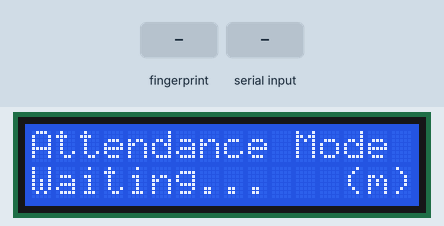
Bench run of a sketch on a simulated Arduino Mega 2560, built with avr-gcc and run on an emulated ATmega2560. Parts: 16×2 character LCD. Inputs (shaded band) come from the test bench. What the sketch prints to the serial monitor is not drawn.

Above: at 3.6 s.
3.7 s: finger stored as number 1 placed on the sensor
At 4.7 s:
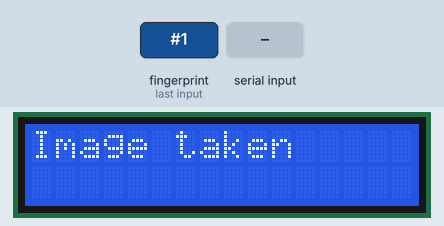
6.7 s: "1,90\n" received over Serial
At 8.5 s:
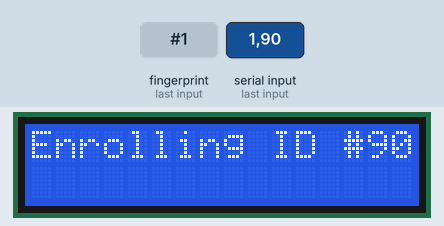
9.7 s: finger stored as number 1 placed on the sensor
At 11.3 s:
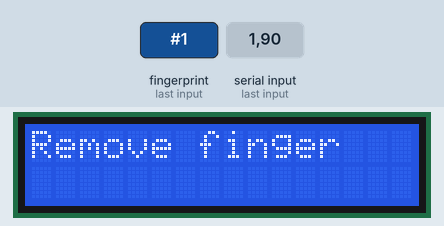
12.7 s: finger stored as number 1 placed on the sensor
At 15.0 s:
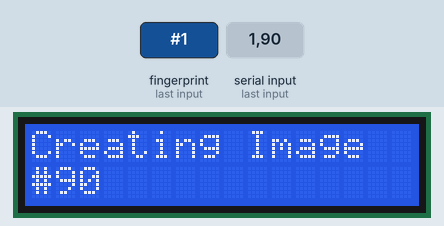
15.7 s: "4\n" received over Serial
At 18.0 s:
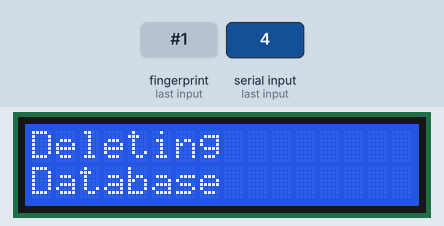
18.7 s: "90,45\n" received over Serial
At 19.5 s:
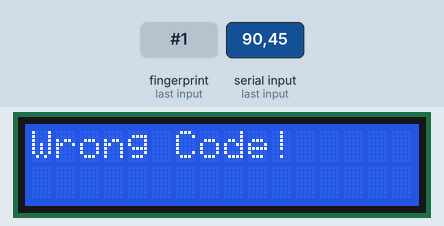
Timing chart, 0 to 21.7 s (numbered marks = the images above; inputs shaded):
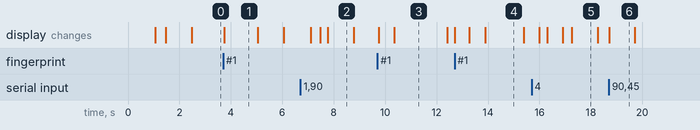

The sketch:

Code.ino
```cpp
#include <LiquidCrystal.h>  // for LCD
#include <Adafruit_Fingerprint.h>
#define CODE 1234
const int rs = 2, en = 3, d4 = 4, d5 = 5, d6 = 6, d7 = 7;
LiquidCrystal lcd(rs, en, d4, d5, d6, d7);


#if (defined(__AVR__) || defined(ESP8266)) && !defined(__AVR_ATmega2560__)
SoftwareSerial mySerial(8, 9); //check

#else
#define mySerial Serial1
#endif


Adafruit_Fingerprint finger = Adafruit_Fingerprint(&mySerial);
int mode;
int prev=0;
uint8_t getFingerprintEnroll(uint8_t);

void Display(String line1, String line2 = "",int del=300) {
  lcd.clear();
  lcd.setCursor(0, 0);
  lcd.print(line1.substring(0, 16));  // Limit to 16 characters per line
  lcd.setCursor(0, 1);
  lcd.print(line2.substring(0, 16));  // Limit to 16 characters per line
  if(del) delay(del);
}

// Function to read a number from Serial
int readnumber(void) {
  int num = 0;
  while (num == 0) {
    while (!Serial.available());
    num = Serial.parseInt();
  }
  return num;
}

// Function to handle enrollment process
void enroll() {

  Display("Enroll Mode", "Enter ID:");
  int id = readnumber();
  if(id<0)
    { mode=2;
      return;
      }
  Display("Enrolling ID #" + String(id),"",1000);
  while ( !getFingerprintEnroll(id));

}

uint8_t getFingerprintID() {
  int p=-1;
  while (p != FINGERPRINT_OK) {
  uint8_t num = 2;

  if (Serial.available())
    num = Serial.parseInt();
  if (num!=2 && num>0)
  {
    mode=num;
    return -1;
  }
    p = finger.getImage();
  }
  switch (p) {
    case FINGERPRINT_OK:
      Serial.println("Image taken");
      Display("Image taken","",1000);
      break;
    case FINGERPRINT_NOFINGER:
      Serial.println("No finger detected");
      Display("Print not","Detected!! b",1000);
      return p;
    case FINGERPRINT_PACKETRECIEVEERR:
      Serial.println("Communication error");
      Display("Communication error","",1000);
      return p;
    case FINGERPRINT_IMAGEFAIL:
      Serial.println("Imaging error");
      Display("Imaging error","",1000);
      return p;
    default:
      Serial.println("Unknown error");
      Display("Unknown error","",1000);
      return p;
  }
  p = finger.image2Tz();
  switch (p) {
    case FINGERPRINT_OK:
      Serial.println("Image converted");
      //Display("Image Converted","",500);
      break;
    case FINGERPRINT_IMAGEMESS:
      Serial.println("Image too messy");
      Display("Image too messy","",500);
      return p;
    case FINGERPRINT_PACKETRECIEVEERR:
      Serial.println("Communication error");
      Display("Communication error","",1000);
      return p;
    case FINGERPRINT_FEATUREFAIL:
      Serial.println("Could not find fingerprint features");
      Display("Bad Read","Retry",1000);
      return p;
    case FINGERPRINT_INVALIDIMAGE:
      Serial.println("Could not find fingerprint features");
      Display("Bad Read","Retry",1000);
      return p;
    default:
      Serial.println("Unknown error");
      Display("Unknown error","",1000);
      return p;
  }
  p = finger.fingerSearch();
  if (p == FINGERPRINT_OK) {
    Serial.println("Found a print match!");
    Display("Match Found!","",1000);
  } else if (p == FINGERPRINT_PACKETRECIEVEERR) {
    Serial.println("Communication error");
    Display("Communication error","",1000);
    return p;
  } else if (p == FINGERPRINT_NOTFOUND) {
    Serial.println("Did not find a match");
    Display("Match Not Found!","",1000);
    return p;
  } else {
    Serial.println("Unknown error");
    Display("Unknown error");
    return p;
  }
  Serial.print("Found ID #"); Serial.print(finger.fingerID);

  Serial.print(" with confidence of "); Serial.println(finger.confidence);
  Display("Found ID #"+String(finger.fingerID),"Confidence : "+String(finger.confidence)+"%",1000);
  return finger.fingerID;

}

void attendance() {

  Display("Attendance Mode", "Waiting...   (m)");
  getFingerprintID();
  delay(50);
}

void setup() {
  Serial.begin(19200);  // Initialize serial communication
  lcd.begin(16, 2);    // Initialize the LCD with 16x2 dimensions
  finger.begin(57600);

  Display("Setup Complete");
  delay(100);
  if (finger.verifyPassword()) {
    Serial.println("Found fingerprint sensor!");
    Display("Sensor Found ","",1000);
  } else {
    Serial.println("Did not find fingerprint sensor :(");
    Display("Sensor Not", "Found!!");
    while (1) { delay(1); }

  }

  //setMode();
  mode=2;
}

void setMode(){
  Display("MODE : ","",0);


  while(!Serial.available());
  int temp = Serial.read();
  if(temp!=10)
    mode=temp-48;
}

void loop() {
      Serial.print(mode);
      switch (mode) {
          case 1:
            enroll();
            break;
          case 2:
            attendance();
            break;
          case 3:
            Delete();
            break;
          case 4:
            EmptyDB();
            break;
        }


}

uint8_t getFingerprintEnroll(uint8_t id) {
  int p = -1;
  Serial.print("Waiting for valid finger to enroll as #"); Serial.println(id);
  Display("Waiting for Finger","#"+String(id));
  while (p != FINGERPRINT_OK) {
    p = finger.getImage();
    switch (p) {
    case FINGERPRINT_OK:
      Serial.println("Image taken");
      Display("Image taken","",400);
      break;
    case FINGERPRINT_NOFINGER:
      Serial.print(".");
      //Display(".");
      break;
    case FINGERPRINT_PACKETRECIEVEERR:
      Serial.println("Communication error");
      Display("Communication","error",1000);
      break;
    case FINGERPRINT_IMAGEFAIL:
      Serial.println("Imaging error");
      Display("Imaging error","",1000);
      break;
    default:
      Serial.println("Unknown error");
      Display("Unknown error","",1000);
      break;
    }
  }

  // OK success!

  p = finger.image2Tz(1);
  switch (p) {
    case FINGERPRINT_OK:
      Serial.println("Image converted");
      //Display("Image converted","",400);
      break;
    case FINGERPRINT_IMAGEMESS:
      Serial.println("Image too messy");
      Display("Messy Image","Retry",1000);
      return p;
    case FINGERPRINT_PACKETRECIEVEERR:
      Serial.println("Communication error");
      Display("Comm. error","Retry",1000);
      return p;
    case FINGERPRINT_FEATUREFAIL:
      Serial.println("Could not find fingerprint features");
      Display("Bad Read","Retry",1000);
      return p;
    case FINGERPRINT_INVALIDIMAGE:
      Serial.println("Could not find fingerprint features");
      Display("Bad Read","Retry",1000);
      return p;
    default:
      Serial.println("Unknown error");
      Display("Unknown error","Retry",1000);
      return p;
  }

  Serial.println("Remove finger");
  Display("Remove finger","",2000);
  //delay(2000);
  p = 0;
  while (p != FINGERPRINT_NOFINGER) {
    p = finger.getImage();
  }
  Serial.print("ID "); Serial.println(id);
  Display("ID #"+String(id));
  p = -1;
  Serial.println("Place same finger again");
  Display("Place Finger","Again",500);
  while (p != FINGERPRINT_OK) {
    p = finger.getImage();
    switch (p) {
    case FINGERPRINT_OK:
      Serial.println("Image taken");
      Display("Image taken","",400);
      break;
    case FINGERPRINT_NOFINGER:
      Serial.print(".");
      //Display(".");
      break;
    case FINGERPRINT_PACKETRECIEVEERR:
      Serial.println("Communication error");
      Display("Comm. Error","",1000);
      break;
    case FINGERPRINT_IMAGEFAIL:
      Serial.println("Imaging error");
      Display("Imaging Error","",1000);
      break;
    default:
      Serial.println("Unknown error");
      Display("Unknown Error","",1000);
      break;
    }
  }

  // OK success!

  p = finger.image2Tz(2);
  switch (p) {
    case FINGERPRINT_OK:
      Serial.println("Image converted");
      //Display("Image Converted","",400);
      break;
    case FINGERPRINT_IMAGEMESS:
      Serial.println("Image too messy");
      Display("Messy Image","Retry",1000);
      return false;
    case FINGERPRINT_PACKETRECIEVEERR:
      Serial.println("Communication error");
      Display("Comm. error","Retry",1000);
      return false;
    case FINGERPRINT_FEATUREFAIL:
      Serial.println("Could not find fingerprint features");
      Display("Bad Read","Retry",1000);
      return false;
    case FINGERPRINT_INVALIDIMAGE:
      Serial.println("Could not find fingerprint features");
      Display("Bad Read","Retry",1000);
      return false;
    default:
      Serial.println("Unknown error");
      Display("Unknown error","Retry",1000);
      return false;
  }

  // OK converted!
  Serial.print("Creating model for #");  Serial.println(id);
  Display("Creating Image","#"+String(id),1500);
  p = finger.createModel();
  if (p == FINGERPRINT_OK) {
    Serial.println("Prints matched!");
    Display("Prints Matched!","",600);
  } else if (p == FINGERPRINT_PACKETRECIEVEERR) {
    Serial.println("Communication error");
    Display("Comm. Error","",1000);
    return false;
  } else if (p == FINGERPRINT_ENROLLMISMATCH) {
    Serial.println("Fingerprints did not match");
    Display("Fingerprint not","Matched",1000);
    return false;
  } else {
    Serial.println("Unknown error");
    Display("Unknown error","",1000);
    return false;
  }

  Serial.print("ID "); Serial.println(id);
  Display("ID #"+String(id));
  p = finger.storeModel(id);
  if (p == FINGERPRINT_OK) {
    Serial.println("Stored!");
    Display("Stored!","",600);
  } else if (p == FINGERPRINT_PACKETRECIEVEERR) {
    Serial.println("Communication error");
    Display("Comm. Error","",1000);
    return false;
  } else if (p == FINGERPRINT_BADLOCATION) {
    Serial.println("Could not store in that location");
    Display("Location not","Available",1000);
    return false;
  } else if (p == FINGERPRINT_FLASHERR) {
    Serial.println("Error writing to flash");
    Display("Couldn't write","to flash",1000);
    return false;
  } else {
    Serial.println("Unknown error");
    Display("Unknown Error","",1000);
    return false;
  }
  mode=2;
  return true;
}
void Delete(){
  Display("Delete Mode", "Enter ID:");
  int id = readnumber();
  if(id<0)
    { mode=2;
      return;
      }
  Display("Deleting ID #" + String(id),"",1000);

  Display("Enter Code : ");
  int x=readnumber();
  if(x==CODE){
    Display("Deleting","...",1500);
    int p = finger.deleteModel(id);

    if (p == FINGERPRINT_OK) {
      Display("ID #"+ String(id),"Deleted",1000);
      mode=2;
    } else
    {
      Display("Error Deleting","ID #"+ String(id),1000);
      mode=2;
    }

  }else{
    Display("Wrong Code!","",1000);
    mode=2;
    return;
  }
}
void EmptyDB(){
  Display("Deleting","Database",1000);
  Display("Enter Code : ");
  int x=readnumber();
  if(x==CODE){
    Display("Deleting","...",1500);
    finger.emptyDatabase();
    Display("Database","Emptied",1000);
    mode=2;
  }else{
    Display("Wrong Code!","",1000);
    mode=2;
    return;
  }
}
```

Measured:
- after the input at 3.7 s, the display: changes at once (image 1)
- after the input at 6.7 s, the display: first differs from a run without the input after 0.77 s (image 2 shows a later state)
- after the input at 9.7 s, the display: first changes at once (image 3 shows a later state)
- after the input at 12.7 s, the display: first differs from a run without the input after 0.58 s (image 4 shows a later state)
- after the input at 15.7 s, the display: first differs from a run without the input after 1.6 s (image 5)
- after the input at 18.7 s, the display: changes at once (image 6)
- what the display in image 1 shows lasts 1.3 s, from 3.7 s to 5.0 s
